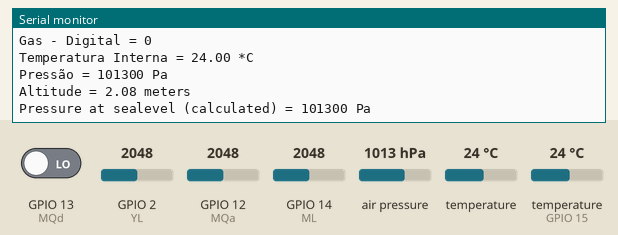
The sketch below on a simulated ESP32. Shown: the last lines printed to the serial monitor. The test bench sets the inputs (shaded band); at power-on: GPIO 2 (YL) = 2048, GPIO 13 (MQd) LOW, temperature (sensor on GPIO 15) 24 °C, air pressure 1013 hPa, GPIO 12 (MQa) = 2048, GPIO 14 (ML) = 2048, temperature 24 °C. WiFi joins after 1.5 s; servers stay silent unless stated; uploads are accepted with an empty reply.

Above: at 7.2 s.
7.3 s: GPIO 2 (YL) set to 560
At 10.11 s:
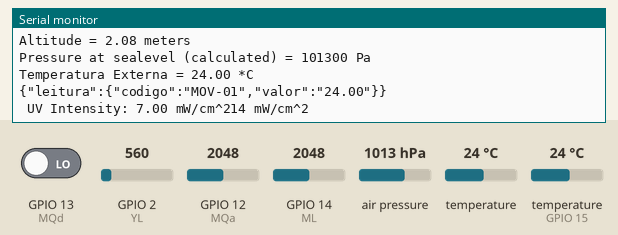
11.6 s: GPIO 13 (MQd) driven HIGH
At 15.04 s:
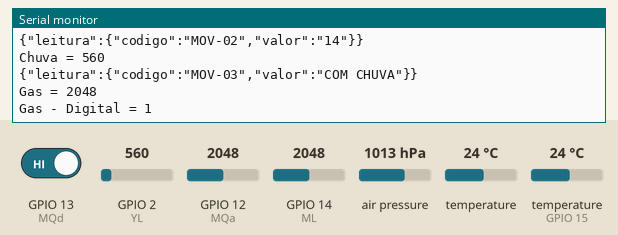
20.9 s: GPIO 2 (YL) set to 640
At 26.1 s:
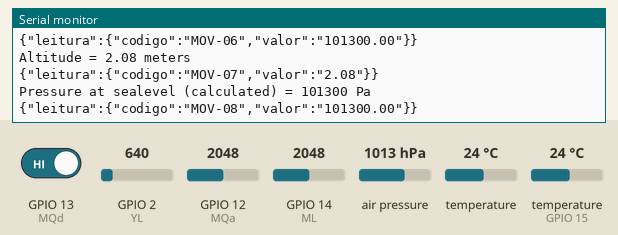
31.3 s: temperature (sensor on GPIO 15) set to 12 °C
At 32.42 s:
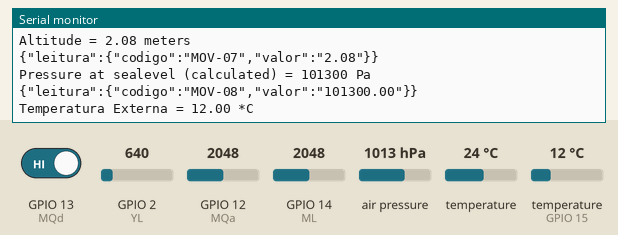
32.8 s: air pressure set to 1048 hPa
At 33.28 s:
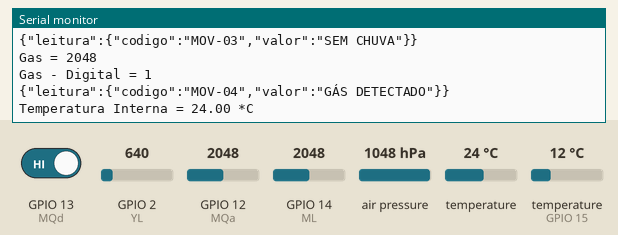
Timing chart, 0 to 35.8 s (numbered marks = the images above; inputs shaded):
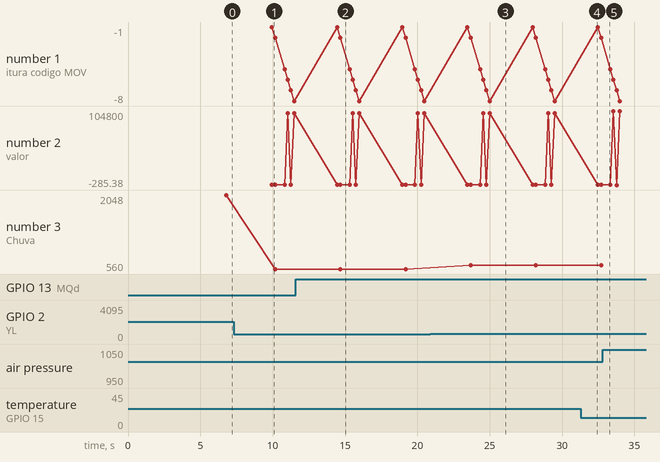

Measured:
- after the input at 11.6 s, the serial monitor: prints a new line after 3.3 s (image 2)
- after the input at 20.9 s, the serial monitor: prints a new line after 2.8 s (image 3)
- after the input at 31.3 s, the serial monitor: prints a new line after 0.95 s (image 4)
- plotted number 2: 14 → 104800 after the input at 32.8 s
- plotted number 3: 2048 → 560 after the input at 7.3 s, 560 → 640 after the input at 20.9 s

The sketch:

pcd_movel.ino
```cpp
#include <Wire.h>
#include <Adafruit_BMP085.h>
#include <DallasTemperature.h>
#include <OneWire.h>
#include <WiFi.h>
#include <HTTPClient.h>

#define MQa 12 //Sensor Gás
#define MQd 13 //Sensor Gás
#define YL 2 //Sensor Chuva
#define ML 14 //Sensor UV
#define DS 15 //Sensor Temperatura Externo

OneWire oneWire (DS);
DallasTemperature sensors(&oneWire);

Adafruit_BMP085 bmp;

const char* ssid = "PCDs";
const char* password = "senha123";
WiFiServer server(80);

bool sendData = false;

 void sendHttpRequest(String cod, String value, bool sendData) {

  if(sendData == true) {

    HTTPClient http;
    http.setReuse(true);
    http.begin("http://192.168.1.100/webservice/TempoReal/index.php");
    http.addHeader("Content-Type", "application/json");
    String json = "{\"leitura\":{\"codigo\":\"" + cod + "\",\"valor\":\"" + value + "\"}}";

    int httpCode = http.POST(json);

    Serial.println(json);
    http.end();

    }
  }

void setup() {

  Serial.begin(9600);
  //Serial.begin(115200);
  delay(4000);
  WiFi.begin(ssid, password);

  while (WiFi.status() != WL_CONNECTED) {
    delay(1000);
    Serial.println("Conectando WiFi..");
  }

  Serial.println("Conectado ao WiFi ");
  Serial.println(WiFi.localIP());
  server.begin();

  pinMode(MQa, INPUT);
  pinMode(MQd, INPUT);
  pinMode(YL, INPUT);
  pinMode(ML, INPUT);

  sensors.begin();

  if (!bmp.begin()) {
    Serial.println("Não foi encontrado um sensor BMP085/BMP180 valido! Cheque o sensor!");
  while (1) {}
  }
}

void loop() {


  //Ler e enviar a Temperatura Externa
  float t1;
  t1 = sensors.getTempCByIndex(0);
  sensors.requestTemperatures();
  Serial.print("Temperatura Externa = ");
  Serial.print(sensors.getTempCByIndex(0));
  Serial.println(" *C");
  sendHttpRequest("MOV-01", (String)t1, sendData);

  //Ler e enviar o nivel UV
  int uvLevel = analogRead(ML);
  float outputVoltage = 3.3 * uvLevel/4095;
  float uvIntensity = map(outputVoltage, 0.99, 2.9, 0.0, 15.0);

  Serial.print(" UV Intensity: ");
  Serial.print(uvIntensity);
  Serial.print(" mW/cm^2");
  Serial.print(ML);
  Serial.print(" mW/cm^2");
  Serial.println();
  sendHttpRequest("MOV-02", (String)ML, sendData);

  //Ler e enviar a detecção de chuva
  Serial.print("Chuva = ");
  Serial.println(analogRead(YL));
     if(analogRead(YL) >600)
        sendHttpRequest("MOV-03", "SEM CHUVA", sendData);
     else
        sendHttpRequest("MOV-03", "COM CHUVA", sendData);

  //Ler e enviar a detecção de gás
  Serial.print("Gas = ");
  Serial.println(analogRead(MQa));
  Serial.print("Gas - Digital = ");
  Serial.println(digitalRead(MQd));
    if (digitalRead(MQd) == 1)
      sendHttpRequest("MOV-04", "GÁS DETECTADO", sendData);
    else
      sendHttpRequest("MOV-04", "GÁS NÃO DETECTADO", sendData);

  //Ler e enviar a Temperatura Interna
  float t2;
  t2 = bmp.readTemperature();
  Serial.print("Temperatura Interna = ");
  Serial.print(bmp.readTemperature());
  Serial.println(" *C");
  sendHttpRequest("MOV-05", (String)t2, sendData);

  //Ler e enviar a Pressão
  float p;
  p = bmp.readPressure();
  Serial.print("Pressão = ");
  Serial.print(bmp.readPressure());
  Serial.println(" Pa");
  sendHttpRequest("MOV-06", (String)p, sendData);

  // Ler e enviar a Altitude
  // pressure of 1013.25 millibar = 101325 Pascal
  float a;
  a = bmp.readAltitude();
  Serial.print("Altitude = ");
  Serial.print(bmp.readAltitude());
  Serial.println(" meters");
  sendHttpRequest("MOV-07", (String)a, sendData);

  //Ler e enviar a Altitude em relação ao nivel do mar
  float p2;
  p2 = bmp.readSealevelPressure();
  Serial.print("Pressure at sealevel (calculated) = ");
  Serial.print(bmp.readSealevelPressure());
  Serial.println(" Pa");
  sendHttpRequest("MOV-08", (String)p2, sendData);

  Serial.println();
  sendData = true;
  delay(2000);

}
```
